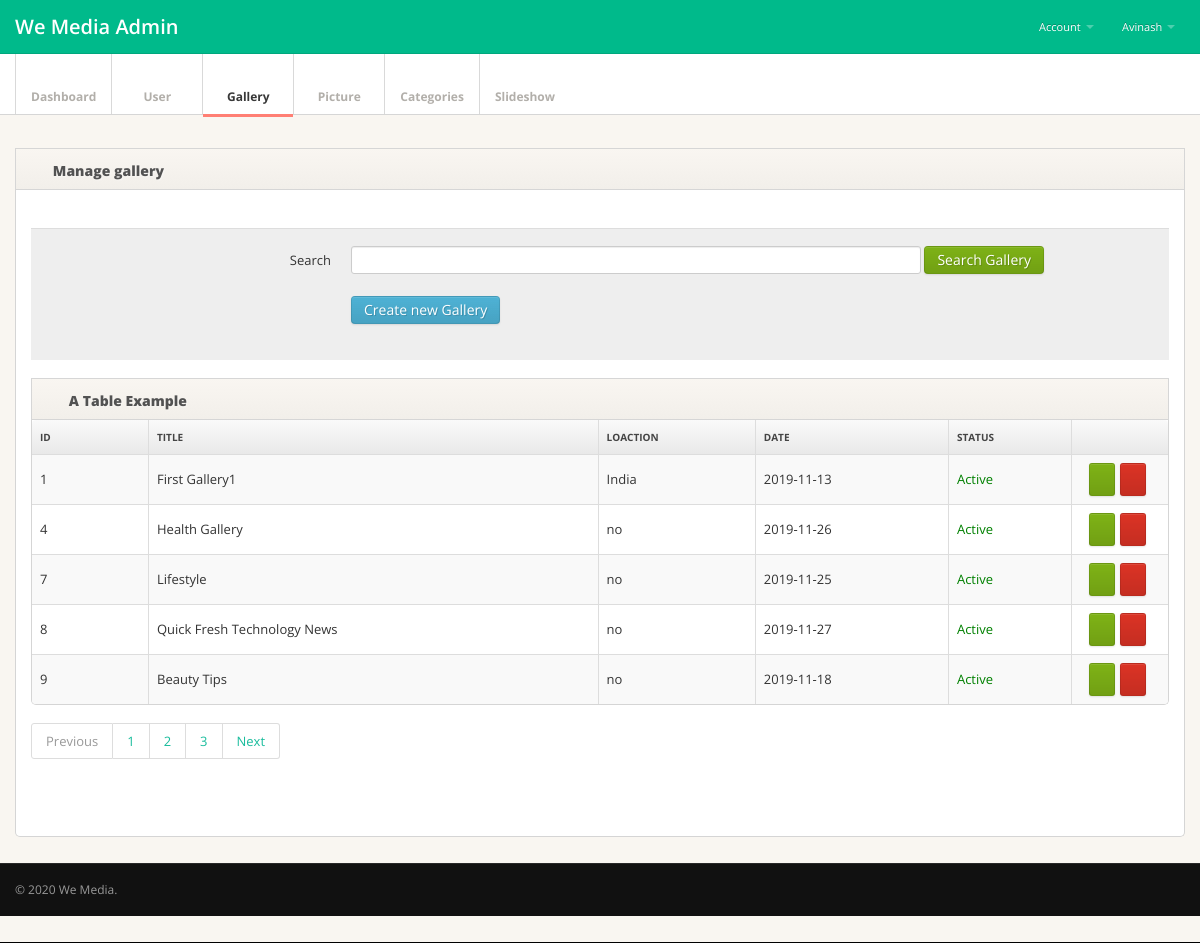
/Super_Admin/gallery.php (signed in), run on the app's committed database.
### tables this page shows
CREATE TABLE `tbl_gallery` (
  `id` int(5) NOT NULL,
  `title` varchar(200) DEFAULT NULL,
  `url` varchar(200) DEFAULT NULL,
  `seo_title` varchar(200) DEFAULT NULL,
  `seo_desc` varchar(200) DEFAULT NULL,
  `location` varchar(50) DEFAULT NULL,
  `c_date` date NOT NULL,
  `date` timestamp NULL DEFAULT CURRENT_TIMESTAMP ON UPDATE CURRENT_TIMESTAMP,
  `status` tinyint(1) DEFAULT '1'
);

### Super_Admin/engine/engine.php (called while the page is built, shortened)
<?php
$select="";
@$page=$_GET["page"];
  if($page=="" || $page==1)
  {
      @$page1=0;
  }
  else
  {
      @$page1=($page*5)-5;
  }
  if($type=='user'){
    $select= mysqli_query($con,"select * from tbl_module_$type limit $page1,5");
   }else{
       $select= mysqli_query($con,"select * from tbl_$type limit $page1,5");
   }
if($type=='user'){
    $sql1= mysqli_query($con,"select * from tbl_module_$type ");
   }else{
       $sql1= mysqli_query($con,"select * from tbl_$type ");
   }
@$total_rec=mysqli_num_rows($sql1);
$total_pages=ceil($total_rec/5);
if(isset($_POST['search'])){
	if($_POST['keyword']==NULL){
    $error="Please Enter Hint Like ID or Title or caption to search ";
    $sql=$select;
  }
else{
  $searchkey = $_POST['keyword'];
  if($type=="picture" || $type=="slideshow"){
    $sql=mysqli_query($con,"select * from tbl_$type where caption like '%$searchkey%' or id like '%$searchkey%' and deletion='1'");
    }
    if($type=="gallery" || $type=="categories"){
      $sql=mysqli_query($con,"select * from tbl_$type where title like '%$searchkey%' or id like '%$searchkey%' and deletion='1'");
      }
      if($type=="qna"){
        $sql=mysqli_query($con,"select * from tbl_$type where question like '%$searchkey%' or id like '%$searchkey%' and deletion='1'");
        }
        if($type=="feedbcak"){
          $sql=mysqli_query($con,"select * from tbl_$type where subject like '%$searchkey%' or message like '%$searchkey%' or id like '%$searchkey%' and deletion='1'");
          }
          if($type=="user"){
            $sql=mysqli_query($con,"select * from tbl_module_$type where user_name like '%$searchkey%' or first_name like '%$searchkey%' or id like '%$searchkey%' or last_name like '%$searchkey%' or email like '%$searchkey%' and deletion='1'");
            }
}
}else{
  $sql=$select;
  }
?>

### Super_Admin/Manager/gallery/tbl.php (the view, shortened to what this page needs)
						<div class="tab-pane active" id="formcontrols">
						<form id="edit-profile" class="form-horizontal" action="<?php echo $_SERVER['PHP_SELF'];?>" method="post">
							<fieldset>
                <div class="form-actions">
                <div class="control-group">
									<label class="control-label" for="title">Search</label>
									<div class="controls">
										<input type="text" class="span6" id="title" name="keyword" >
                      <button class="btn btn-success" name="search">Search <?php echo ucfirst($type);?></button>
                      <br><br>
                      <button class="btn btn-info" name="create">Create new <?php echo ucfirst($type);?></button>
                  	</div>
								</div>
										</div>
       								 <div class="widget widget-table action-table">
          								<div class="widget-header"> <i class="icon-th-list"></i>
           								 <h3>A Table Example</h3>
         									 </div>
          									<div class="widget-content">
           							 <table class="table table-striped table-bordered">
              <thead>
                <tr>
                  <th style="width: 100px;"> Id </th>
                  <th> Title</th>
                  <th> Loaction</th>
                  <th> Date</th>
                  <th>Status</th>
                  <th class="td-actions"> </th>
                </tr>
              </thead>
              <tbody>
              <?php
              while($row=mysqli_fetch_array($sql)){
              ?>
                <tr>
                  <td> <?php echo $row['id'];?> </td>
                  <td> <?php echo $row['title'];?> </td>
                  <td> <?php echo $row['location'];?> </td>
                  <td> <?php echo $row['c_date'];?> </td>
                  <td>
<a href="?status=<?php echo $row['id']; ?>" style="color:<?php echo $row['status']?'green':'red'; ?>" onclick="return confirm('Are you sure to change the status of item?')">
<?php echo $row['status']?'Active':'in-active'; ?></td>
                  <td class="td-actions"><a href="?edit=<?php echo $row['id']; ?>" class="btn btn-small btn-success"><i class="btn-icon-only icon-pencil"> </i></a><a href="?del=<?php echo $row['id']; ?>" class="btn btn-danger btn-small"><i class="btn-icon-only icon-remove"> </i></a></td>
                </tr>
              <?php
              }
              ?>
              </tbody>
            </table>
          </div>
          <ul class="pagination">
                                  <li class="paginate_button previous <?php if($page<$total_pages){ echo "disabled";} ?>" id="DataTables_Table_0_previous">
                                  <a href="?page=1" aria-controls="DataTables_Table_0" data-dt-idx="0" tabindex="0">Previous</a></li>
                                  <?php
                                  for($i=1;$i<=$total_pages;$i++)
                                  {
                                      ?>
                                      <li class="paginate_button <?php echo ($i==$_GET['page'])?'active':'';?>"><a href="?page=<?php echo $i;?>" aria-controls="DataTables_Table_0" data-dt-idx="1" tabindex="0"><?php echo $i;?></a></li>
                                  <?php }
                                  ?>
                                  <li class="paginate_button previous <?php if($page>=$total_pages){ echo "disabled";} ?>" id="DataTables_Table_0_previous">
                                  <a href="?page=<?php echo $total_pages;?>" aria-controls="DataTables_Table_0" data-dt-idx="0" tabindex="0">Next</a></li>
                                  </ul>
        </div>
								</fieldset>
							</form>
						</div>

### Super_Admin/css/style.css (style rules this page uses)
body { background: #f9f6f1; font: 13px/1.7em 'Open Sans'; }
input, button, select, textarea { font-family: 'Open Sans'; }
.btn-icon-only { padding-right: 3px; padding-left: 3px; }
.table td { vertical-align: middle; }
.table-bordered th { background: #E9E9E9; background:-moz-linear-gradient(top, #FAFAFA 0%, #E9E9E9 100%); background:-webkit-gradient(linear, left top, left bottom, color-stop(0%,#FAFAFA), color-stop(100%,#E9E9E9)); background:-webkit-linear-gradient(top, #FAFAFA 0%,#E9E9E9 100%); background:-o-linear-gradient(top, #FAFAFA 0%,#E9E9E9 100%); background:-ms-linear-gradient(top, #FAFAFA 0%,#E9E9E9 100%); background:linear-gradient(top, #FAFAFA 0%,#E9E9E9 100%); filter: progid:DXImageTransform.Microsoft.gradient(startColorstr='#FAFAFA', endColorstr='#E9E9E9'); -ms-filter: "progid:DXImageTransform.Microsoft.gradient(startColorstr='#FAFAFA', endColorstr='#E9E9E9')"; font-size: 10px; color: #444; text-transform: uppercase; }
.widget { position: relative; clear: both; width: auto; margin-bottom: 2em; overflow: hidden; }
.widget-header { position: relative; height: 40px; line-height: 40px; background: #f9f6f1; background:-moz-linear-gradient(top, #f9f6f1 0%, #f2efea 100%); background:-webkit-gradient(linear, left top, left bottom, color-stop(0%,#f9f6f1), color-stop(100%,#f2efea)); background:-webkit-linear-gradient(top, #f9f6f1 0%,#f2efea 100%); background:-o-linear-gradient(top, #f9f6f1 0%,#f2efea 100%); background:-ms-linear-gradient(top, #f9f6f1 0%,#f2efea 100%); background:linear-gradient(top, #f9f6f1 0%,#f2efea 100%); filter: progid:DXImageTransform.Microsoft.gradient(startColorstr='#f9f6f1', endColorstr='#f2efea'); -ms-filter: "progid:DXImageTransform.Microsoft.gradient(startColorstr='#f9f6f1', endColorstr='#f2efea')"; border: 1px solid #d6d6d6; -webkit-background-clip: padding-box; }
.widget-header h3 { position: relative; top: 2px; left: 10px; display: inline-block; margin-right: 3em; font-size: 14px; font-weight: 800; color: #525252; line-height: 18px; text-shadow: 1px 1px 2px rgba(255,255,255,.5); }
.widget-header [class^="icon-"], .widget-header [class*=" icon-"] { display: inline-block; margin-left: 13px; margin-right: -2px; font-size: 16px; color: #555; vertical-align: middle; }
.widget-content { padding: 20px 15px 15px; background: #FFF; border: 1px solid #D5D5D5; -moz-border-radius: 5px; -webkit-border-radius: 5px; border-radius: 5px; }
.widget-header+.widget-content { border-top: none; -webkit-border-top-left-radius: 0; -webkit-border-top-right-radius: 0; -moz-border-radius-topleft: 0; -moz-border-radius-topright: 0; border-top-left-radius: 0; border-top-right-radius: 0; }
.widget-content:before, .widget-content:after { content:""; display:table; }
.widget-content:after { clear:both; }
.widget-content { zoom:1; }
.widget-table .widget-content { padding: 0; }
.widget-table .table { margin-bottom: 0; border: none; }
.widget-table .table tr td:first-child { border-left: none; }
.widget-table .table tr th:first-child { border-left: none; }

### Super_Admin/css/pages/dashboard.css (style rules this page uses)
.action-table .btn-small { padding: 4px 5px 5px; font-size: 10px; }
.action-table .td-actions { width: 80px; text-align: center; }
.action-table .td-actions .btn { margin-right: .5em; }
.action-table .td-actions .btn:last-child { margin-rigth: 0; }

### data on the page
tbl_gallery: id "1", title "First Gallery1", location "India", c_date "2019-11-13", status "Active"
tbl_gallery: id "4", title "Health Gallery", location "no", c_date "2019-11-26", status "Active"
tbl_gallery: id "7", title "Lifestyle", location "no", c_date "2019-11-25", status "Active"
tbl_gallery: id "8", title "Quick Fresh Technology News", location "no", c_date "2019-11-27", status "Active"
tbl_gallery: id "9", title "Beauty Tips", location "no", c_date "2019-11-18", status "Active"

### other printed values
$_SESSION['newAccount-AdminLogin'] "Avinash"
$type "gallery"
$type "Gallery"
